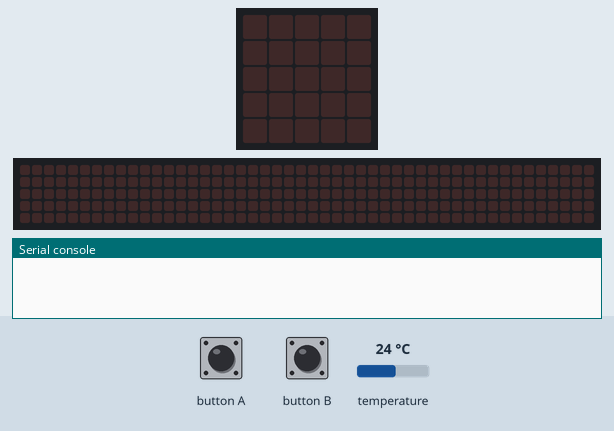
A program run on a simulated BBC micro:bit running MicroPython. On the bench: the board's 5×5 LED display, a strip that is not on the board, showing the scrolling text unrolled, the last lines printed to the serial console. The test bench sets the inputs (shaded band); at power-on: temperature 24 °C. No radio messages arrive unless stated (any console line starting 'radio sent:' is added by the test bench); the 48×5 strip is a reading aid, not a part: it shows the text the display is scrolling, unrolled, one strip-width of it at a time.

Above: at 1.2 s.
1.3 s: button A pressed for 0.15 s
At 1.37 s:
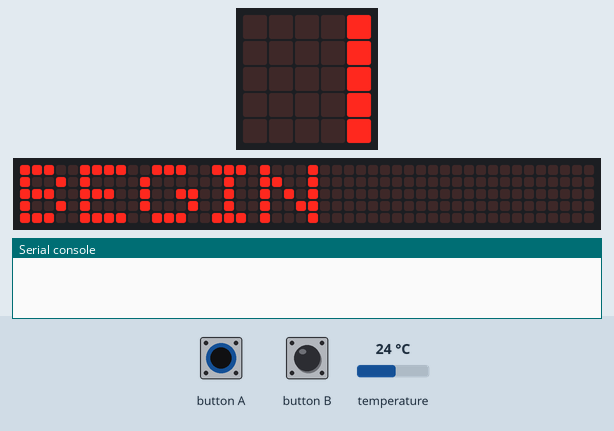
4.3 s: temperature set to 12 °C
7.3 s: button B pressed for 0.15 s
10.4 s: button A pressed for 1 s
At 11.02 s:
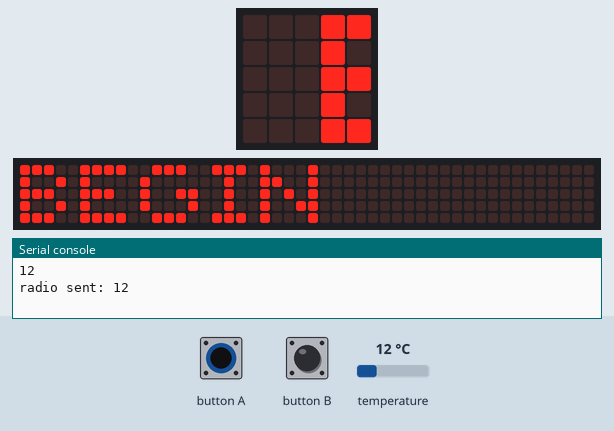
13.4 s: temperature set to 19 °C
16.4 s: button A pressed for 3.2 s
At 20.67 s:
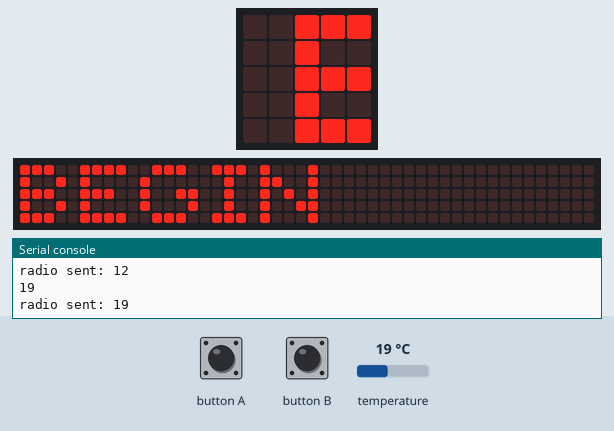
At 29.87 s:
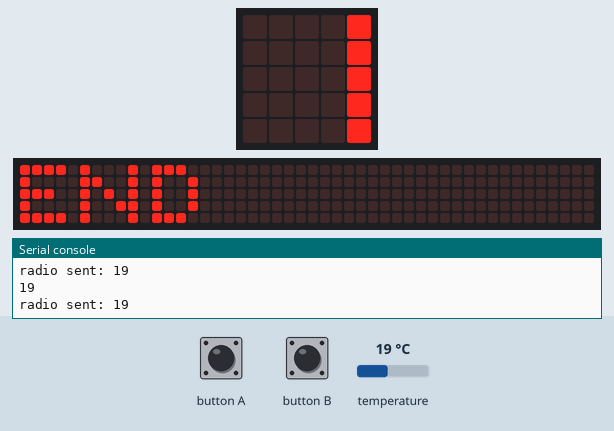

Measured:
- after the input at 1.3 s, the display: changes at once (image 1)
- after the input at 7.3 s, every drawn part: stays the same
- after the input at 10.4 s, the display: first changes after 0.40 s (image 2 shows a later state)
- after the input at 16.4 s, the display: first changes after 3.9 s (image 3 shows a later state)

The program:

ReadTempSendViaRadio.py
```python
from microbit import *
import radio

radio.on()
radio.config(channel=5)

read = False

while True:
    if read == True:
        temp = temperature()
        print(str(temp))
        radio.send(str(temp))
        sleep(5000)

    if button_a.was_pressed():
        read = True
        display.scroll("BEGIN")

    elif button_b.was_pressed():
        read = False
        display.scroll("END")

    
```
